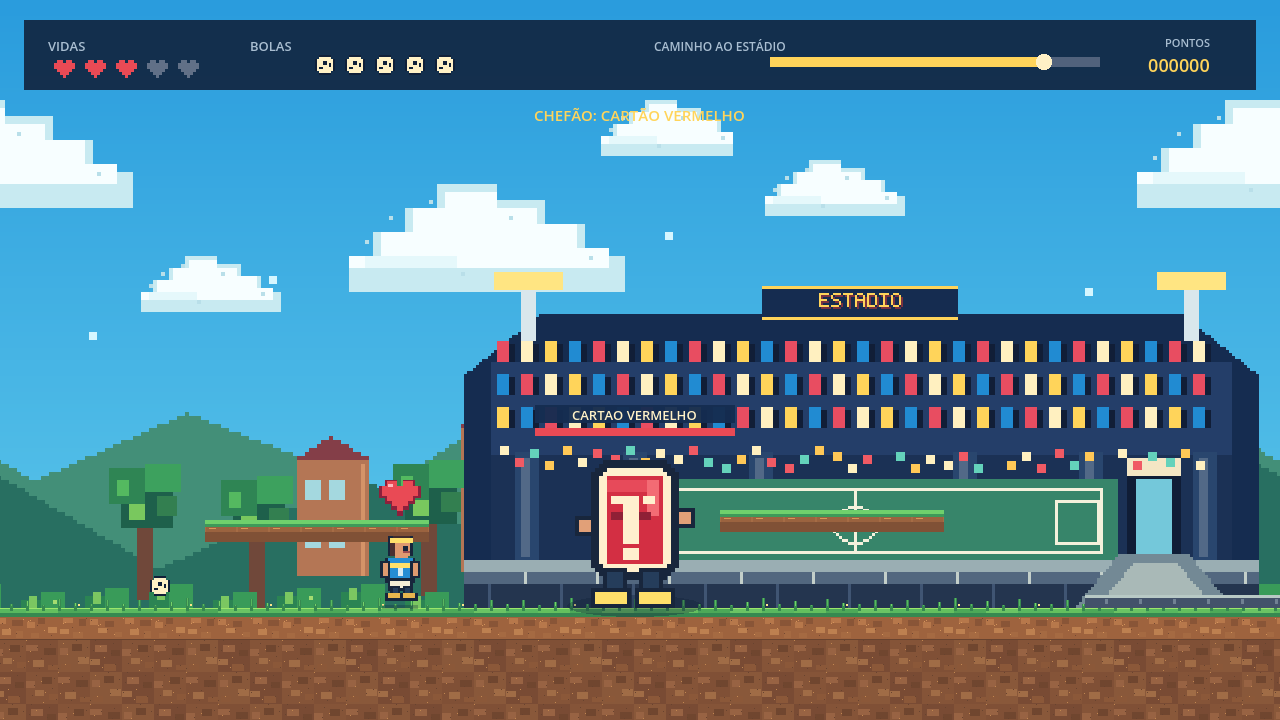
#> input picture docs/screenshots/bonus.png, 1280 x 720 px, given in place of player.png, which was not available
$ python create_headbutt_preview.py
#> lines starting #> are read from the running program, lines starting #| are printed output that depends on the picture
"""Build a labeled preview of the headbutt animation frames."""
from pathlib import Path

from PIL import Image, ImageDraw, ImageFont

ROOT = Path(__file__).resolve().parents[1]
SHEET = Image.open(ROOT / "assets" / "sprites" / "player.png").convert("RGBA")
#> SHEET is the input picture: PIL image 1280x720 RGBA; mean R, G, B, A 85.4, 129.7, 146.7, 255
FONT = ImageFont.load_default(size=18)
PHASES = [(14, "RECUO"), (15, "CABECADA"), (16, "RETORNO")]

preview = Image.new("RGB", (780, 300), "#142b4b")
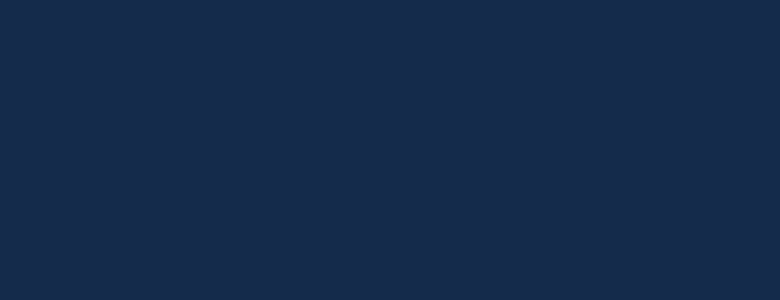
#> preview: PIL image 780x300 RGB; mean R, G, B 20, 43, 75
draw = ImageDraw.Draw(preview)
draw.text((20, 14), "ANIMACAO DA CABECADA", fill="#fff1c6", font=FONT)

for index, (frame_index, label) in enumerate(PHASES):
    x = 16 + index * 256
    draw.rounded_rectangle((x, 48, x + 240, 278), radius=10, fill="#20466c", outline="#4f87a9", width=2)
    bbox = draw.textbbox((0, 0), label, font=FONT)
    draw.text((x + (240 - (bbox[2] - bbox[0])) // 2, 62), label, fill="#ffe06a", font=FONT)
    frame = SHEET.crop((frame_index * 32, 0, (frame_index + 1) * 32, 32))
    frame = frame.resize((160, 160), Image.Resampling.NEAREST)
    preview.paste(frame, (x + 40, 86), frame)
    draw.line((x + 20, 250, x + 220, 250), fill="#55c987", width=4)
#> this loop made 3 passes
#> bbox on passes 1 to 3: (0, 5, 61, 18), (0, 5, 97, 18), (0, 5, 83, 18)
#> pass 1, `frame = SHEET.crop((frame_index * 32, 0, (frame_index + 1) * 32, 32))`:
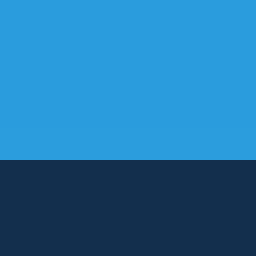
#> frame: PIL image 32x32 RGBA (shown 8 times larger); mean R, G, B, A 33.5, 115.2, 167, 255
#> after the loop:
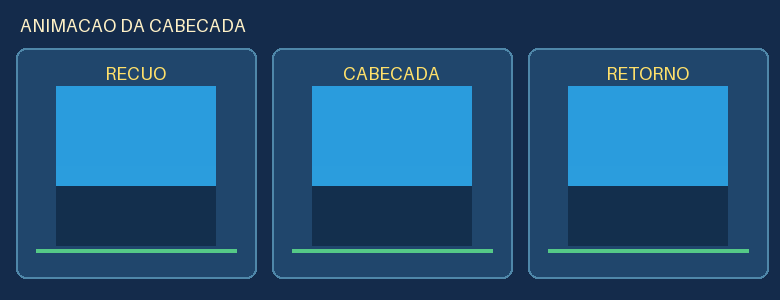
#> preview: PIL image 780x300 RGB; mean R, G, B 32.5, 81.4, 120

for arrow_x in (244, 500):
    draw.line((arrow_x - 7, 173, arrow_x + 9, 173), fill="#fff1c6", width=3)
    draw.polygon([(arrow_x + 9, 173), (arrow_x + 2, 168), (arrow_x + 2, 178)], fill="#fff1c6")

out = ROOT / "docs" / "screenshots" / "headbutt.png"
out.parent.mkdir(parents=True, exist_ok=True)
preview.save(out)
print(out)
